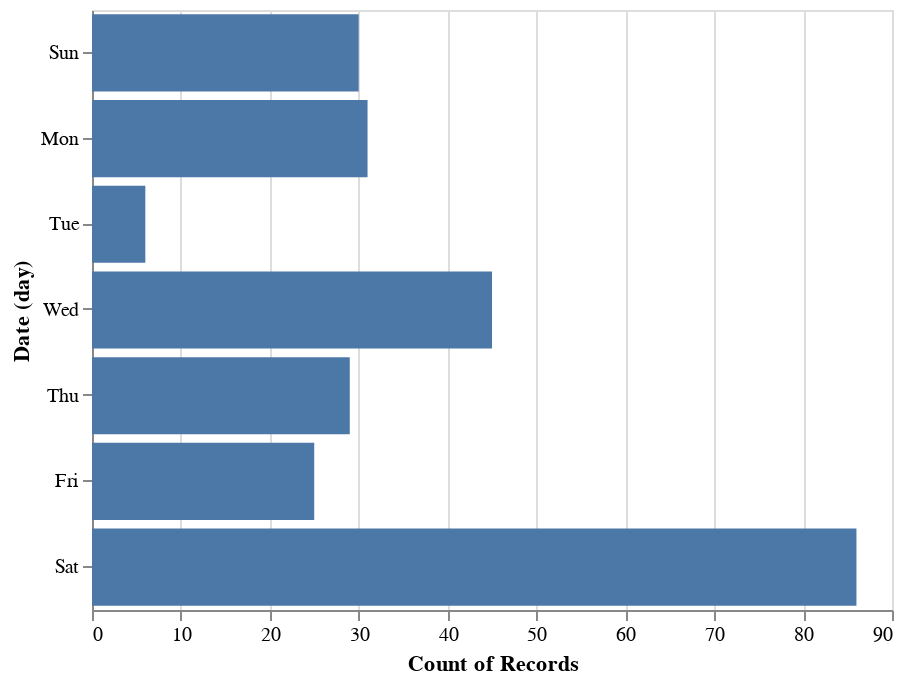

The code cell stored with this chart in its notebook:
### Code cell
chart = alt.Chart(df[files]).mark_bar().encode(
    x='count(Time)',
    y='day(Date):O'
)

chart

### Figure 1 — Vega-Lite specification as saved in the notebook (floating-point values rounded to 4 significant figures; data arrays with more than 128 entries replaced by an {"elided": "..."} marker saying what was removed)
{"$schema": "https://vega.github.io/schema/vega-lite/v2.4.3.json", "config": {"view": {"height": 300, "width": 400}}, "data": {"values": {"elided": "252 records"}}, "encoding": {"x": {"aggregate": "count", "field": "Time", "type": "nominal"}, "y": {"field": "Date", "timeUnit": "day", "type": "ordinal"}}, "mark": "bar"}
